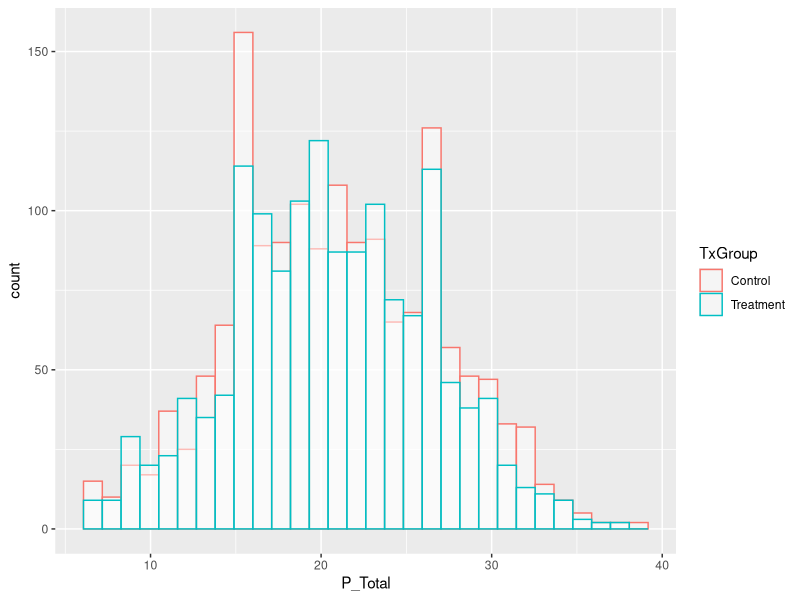
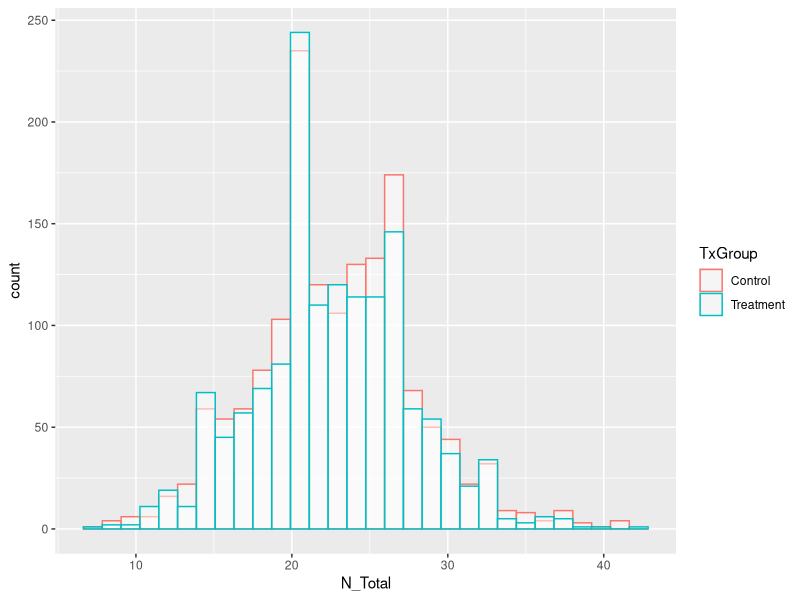
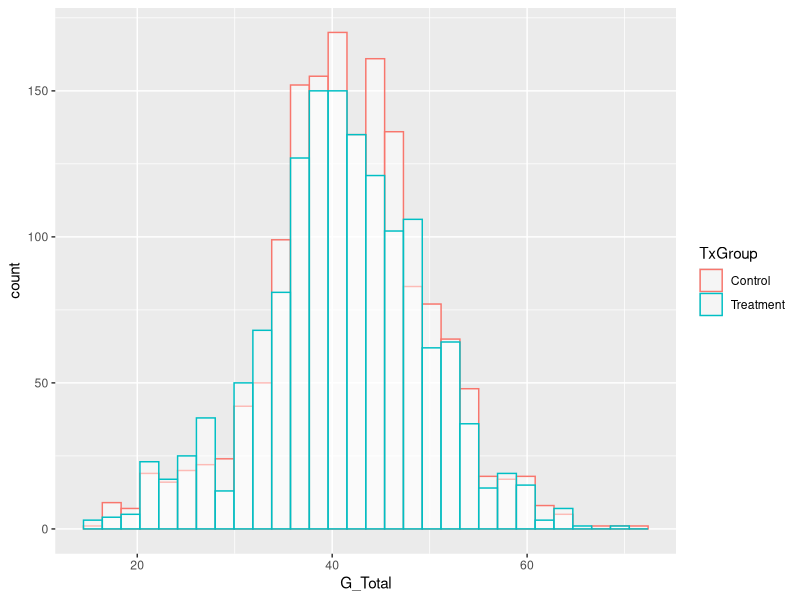
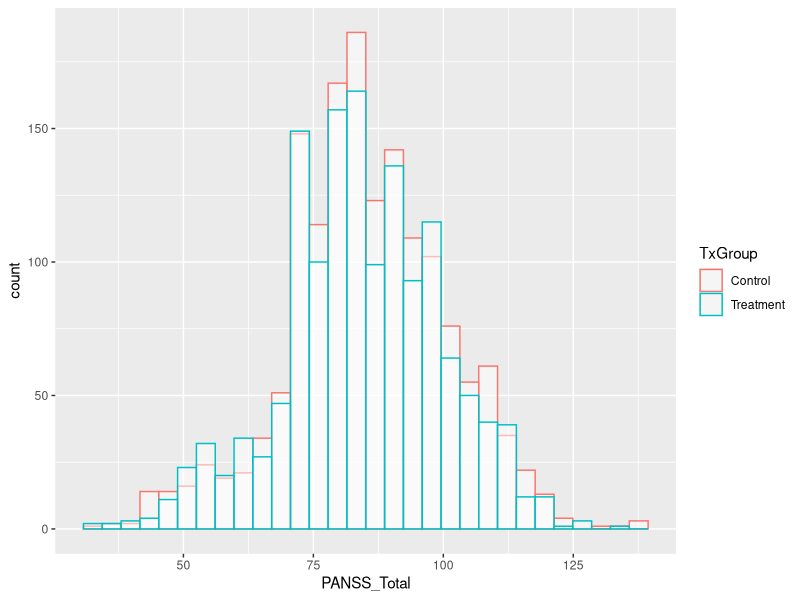
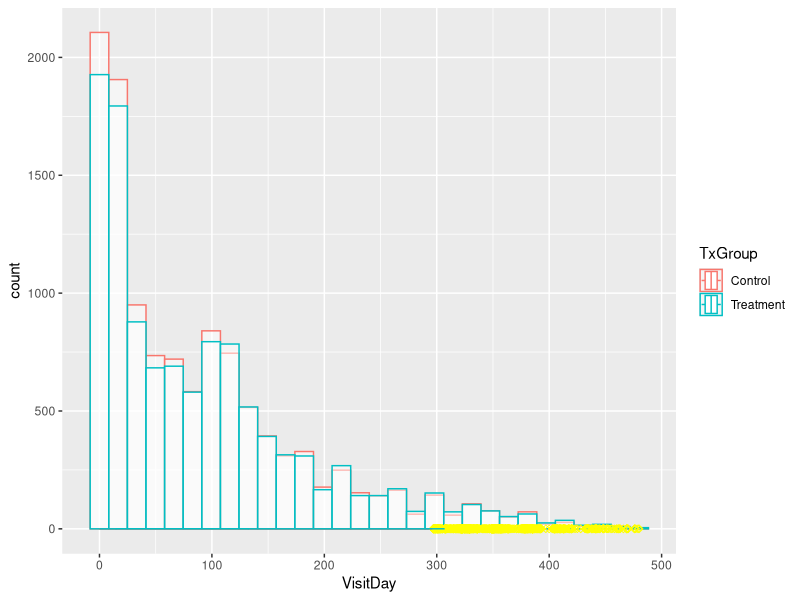

Write the R code that produced these figures, in order.
## ---- chunk 1
library(tidyverse)
library(ggplot2)
## ---- chunk 2
setwd("/Users/quyunjie/Desktop/STATS202/FinalProjectData")
A=read.csv("Study_A.csv")
B=read.csv("Study_B.csv")
C=read.csv("Study_C.csv")
D=read.csv("Study_D.csv")
E=read.csv("Study_E.csv")
summary(E)
## ---- chunk 3
#remove LeadStatus column
A1 = A[ , -which(names(A) %in% c("LeadStatus"))]
B1 = B[ , -which(names(B) %in% c("LeadStatus"))]
C1 = C[ , -which(names(C) %in% c("LeadStatus"))]
D1 = D[ , -which(names(D) %in% c("LeadStatus"))]
#combine datasets
combined = rbind(A1,B1,C1,D1,E) 
combined$P_Total=rowSums(combined[,c("P1","P2","P3","P4","P5","P6","P7")])
combined$N_Total=rowSums(combined[,c("N1","N2","N3","N4","N5","N6","N7")])
combined$G_Total=rowSums(combined[,c("G1","G2","G3","G4","G5","G6","G7","G8","G9","G10","G11","G12","G13","G14","G15","G16")])
combined_1 = filter(combined, combined$VisitDay == 0)
## ---- chunk 4
treatment=combined_1[which(combined_1$TxGroup == "Treatment"),]
control=combined_1[which(combined_1$TxGroup == "Control"),]
## ---- chunk 5
ggplot(combined_1, aes(x=P_Total, color=TxGroup)) +
  geom_histogram(fill="white", alpha=0.5, position="identity")
ggplot(combined_1, aes(x=N_Total, color=TxGroup)) +
  geom_histogram(fill="white", alpha=0.5, position="identity")
ggplot(combined_1, aes(x=G_Total, color=TxGroup)) +
  geom_histogram(fill="white", alpha=0.5, position="identity")
ggplot(combined_1, aes(x=PANSS_Total, color=TxGroup)) +
  geom_histogram(fill="white", alpha=0.5, position="identity")
## ---- chunk 6
ggplot(combined, aes(x=VisitDay, color=TxGroup)) +
  geom_histogram(fill="white", alpha=0.5, position="identity")+
  geom_boxplot(outlier.color = "yellow",outlier.shape = 5)
